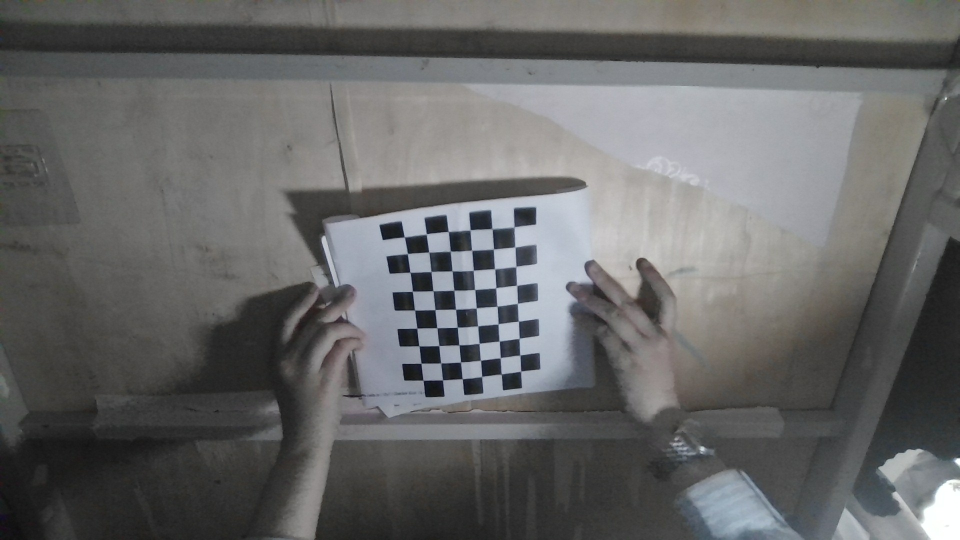
#> input picture opencv 物体位姿解算与solvePnP实战/calibration_images/WIN_20260523_20_13_46_Pro.jpg, 1920 x 1080 px, given in place of the camera (shown at 1/2 size)
$ python 'opencv 物体位姿解算与solvePnP实战.py'
#> lines starting #> are read from the running program, lines starting #| are printed output that depends on the picture; after the words box and inside, x2 and y2 are one past the last pixel; in counts of white or black regions, pixels touching at a corner belong together
import cv2
import numpy as np

# ================== 1. 参数配置 ==================
# 你画的/打印的矩形的真实物理尺寸（单位：毫米）
RECT_WIDTH = 100.0
RECT_HEIGHT = 50.0

# 相机内参矩阵 (1920x1080 分辨率)
camera_matrix = np.array([
    [1366.42,       0.0,  952.87],
    [      0.0, 1391.09,  538.14],
    [      0.0,       0.0,      1.0]
], dtype=np.float32)

# 假设无畸变
dist_coeffs = np.zeros((4, 1), dtype=np.float32)

# ================== 2. 构建 objectPoints (3D) ==================
# 按照文档提示，以矩形面中心为原点 (0,0,0)，Z轴垂直纸面
# 顺序必须严格为：左上, 右上, 右下, 左下
object_points = np.array([
    [-RECT_WIDTH / 2, -RECT_HEIGHT / 2, 0.0],
    [ RECT_WIDTH / 2, -RECT_HEIGHT / 2, 0.0],
    [ RECT_WIDTH / 2,  RECT_HEIGHT / 2, 0.0],
    [-RECT_WIDTH / 2,  RECT_HEIGHT / 2, 0.0]
], dtype=np.float32)

# 定义要画出的 3D 坐标轴上的点（分别代表 原点, X轴端点, Y轴端点, Z轴端点）
# Z轴使用负值，是为了让蓝色的Z轴“戳出”纸面（OpenCV遵循右手坐标系，Z正方向默认指向屏幕内）
axis_length = 50.0 # 坐标轴画多长 (mm)
axis_points = np.array([
    [0.0, 0.0, 0.0],
    [axis_length, 0.0, 0.0],
    [0.0, axis_length, 0.0],
    [0.0, 0.0, -axis_length]
], dtype=np.float32)

# ================== 辅助函数：角点排序 ==================
def order_points(pts):
    """将找到的4个点按照 左上, 右上, 右下, 左下 的顺序排列"""
    rect = np.zeros((4, 2), dtype="float32")
    s = pts.sum(axis=1)
    rect[0] = pts[np.argmin(s)] # 左上：x+y 最小
    rect[2] = pts[np.argmax(s)] # 右下：x+y 最大

    diff = np.diff(pts, axis=1)
    rect[1] = pts[np.argmin(diff)] # 右上：y-x 最小
    rect[3] = pts[np.argmax(diff)] # 左下：y-x 最大
    return rect

# ================== 3. 实时视频流处理 ==================
cap = cv2.VideoCapture(0) # 打开默认摄像头
# 尝试设置分辨率与内参匹配
cap.set(cv2.CAP_PROP_FRAME_WIDTH, 1920)
cap.set(cv2.CAP_PROP_FRAME_HEIGHT, 1080)

print("按 'q' 键退出程序")

while True:
    ret, frame = cap.read()
#> frame is the input picture: shape (1080, 1920, 3); mean B, G, R 102.6, 102.6, 102.2
    if not ret:
        break

    # --- 图像预处理，寻找黑框 ---
    gray = cv2.cvtColor(frame, cv2.COLOR_BGR2GRAY)
    # 高斯滤波去噪
    blurred = cv2.GaussianBlur(gray, (5, 5), 0)
    # 二值化（提取黑色部分）你可以根据光线调整 100 这个阈值
    _, thresh = cv2.threshold(blurred, 100, 255, cv2.THRESH_BINARY_INV)
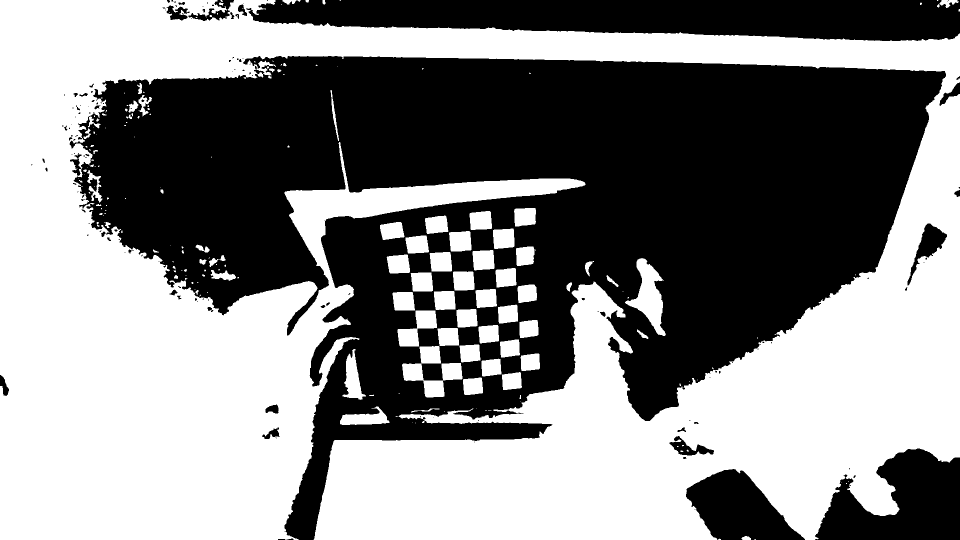
#> thresh: shape (1080, 1920) (shown at 1/2 size); 52.1% white; 138 black regions (88 under 20 px)

    # 寻找轮廓
    contours, _ = cv2.findContours(thresh, cv2.RETR_EXTERNAL, cv2.CHAIN_APPROX_SIMPLE)
#> contours = 187 contours, 120 with area under 20; largest, box (x1, y1, x2, y2) and area: (0, 0, 1920, 1080) 1014866, (1250, 516, 1332, 672) 5163, (804, 692, 925, 795) 5014, (795, 621, 874, 693) 2702, (685, 698, 732, 800) 2088

    for cnt in contours:
        # 面积过滤，太小的噪点不要
        if cv2.contourArea(cnt) < 2000:
            continue

        # 多边形拟合
        epsilon = 0.02 * cv2.arcLength(cnt, True)
        approx = cv2.approxPolyDP(cnt, epsilon, True)

        # 如果拟合出来是4个点，我们就认为找到了矩形
        if len(approx) == 4:
            # 拿到 2D 像素坐标 (imagePoints)
            pts = approx.reshape(4, 2)
            # 排序：严格对应 objectPoints 的顺序
            image_points = order_points(pts)

            # --- 核心：solvePnP 位姿解算 ---
            success, rvec, tvec = cv2.solvePnP(
                object_points,
                image_points,
                camera_matrix,
                dist_coeffs,
                flags=cv2.SOLVEPNP_ITERATIVE
            )

            if success:
                # --- 投影：projectPoints 画三维坐标轴 ---
                projected_axis_points, _ = cv2.projectPoints(
                    axis_points, rvec, tvec, camera_matrix, dist_coeffs
                )

                # 转换数据格式以适应画线函数
                p = np.int32(projected_axis_points).reshape(-1, 2)
                origin = tuple(p[0])

                # 画出矩形边框（可选，用于确认检测正常）
                cv2.polylines(frame, [np.int32(image_points)], True, (0, 255, 255), 2)

                # 画 XYZ 三维坐标轴 (粗细为3)
                # X轴 - 红色 (BGR: 0, 0, 255)
                cv2.line(frame, origin, tuple(p[1]), (0, 0, 255), 3)
                # Y轴 - 绿色 (BGR: 0, 255, 0)
                cv2.line(frame, origin, tuple(p[2]), (0, 255, 0), 3)
                # Z轴 - 蓝色 (BGR: 255, 0, 0)
                cv2.line(frame, origin, tuple(p[3]), (255, 0, 0), 3)

                # 给原点画个小圆圈
                cv2.circle(frame, origin, 5, (255, 255, 255), -1)
#> this loop made 187 passes
#> cnt on passes 1, 4, 5: [[1509, 1078], [1509, 1079], [1511, 1079], [1510, 1078]], [[1692, 966], [1692, 967], [1693, 967], [1693, 966]], [[1683, 964]]

    # 显示画面
    cv2.imshow('solvePnP 3D Pose', frame)

    if cv2.waitKey(1) & 0xFF == ord('q'):
#> (key q is pressed here)
        break

cap.release()
cv2.destroyAllWindows()

$ run again, on opencv 物体位姿解算与solvePnP实战/calibration_images/WIN_20260523_20_13_49_Pro.jpg
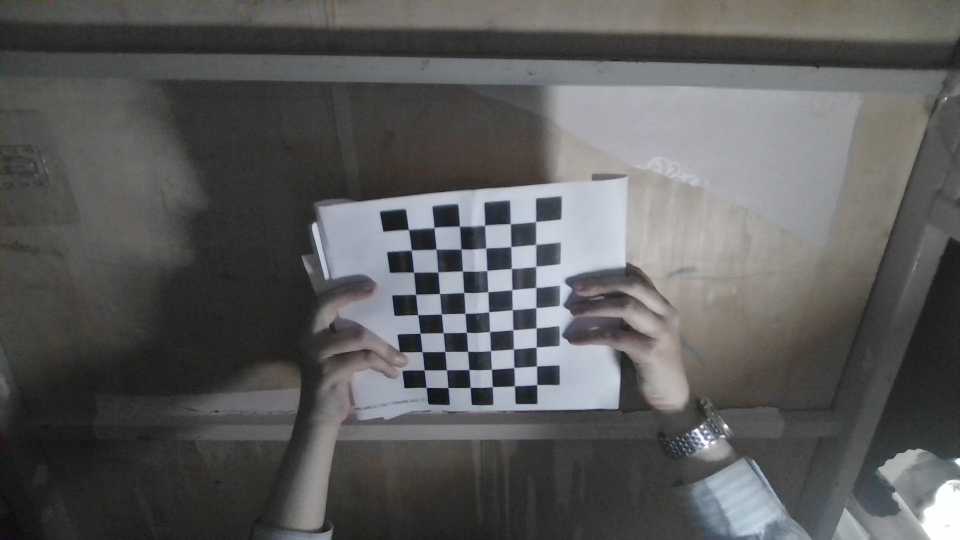
#> input picture opencv 物体位姿解算与solvePnP实战/calibration_images/WIN_20260523_20_13_49_Pro.jpg, 1920 x 1080 px, given in place of the camera (shown at 1/2 size)
#> frame is the input picture: shape (1080, 1920, 3); mean B, G, R 91, 90.9, 90.9
#> `_, thresh = cv2.threshold(blurred, 100, 255, cv2.THRESH_BINARY_INV)`:
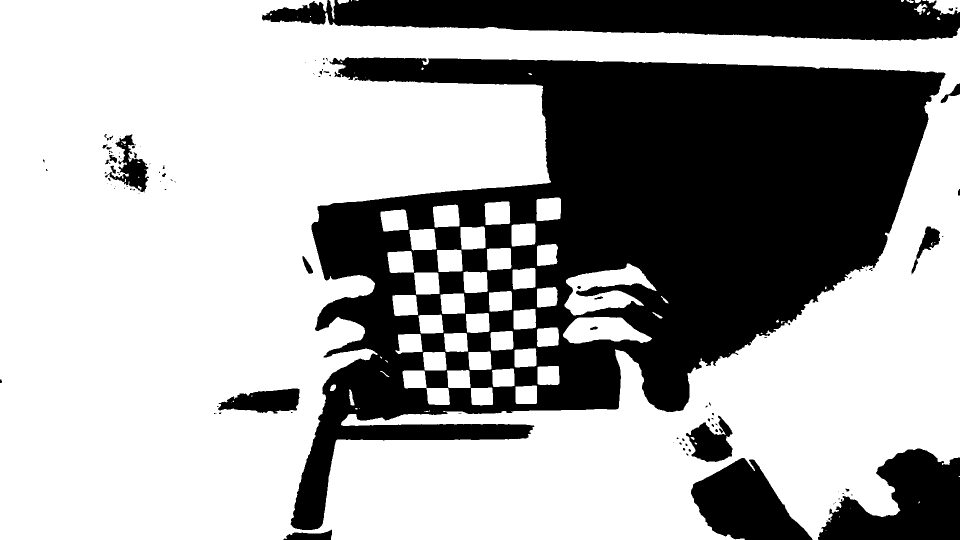
#> thresh: shape (1080, 1920) (shown at 1/2 size); 65.2% white; 110 black regions (77 under 20 px)
#> contours = 23 contours, 14 with area under 20; largest, box (x1, y1, x2, y2) and area: (0, 0, 1920, 1080) 1926168, (1854, 0, 1920, 30) 1216, (1828, 7, 1855, 30) 201, (658, 0, 670, 39) 159, (675, 0, 698, 9) 112
#> the loop `for cnt in contours:` made 23 passes
#> (epsilon, pts, s in order_points, diff in order_points, image_points, success, rvec) on pass 23: (147.2, [[0, 0], [0, 1079], [1919, 914], [1919, 55]], [0, 1079, 2833, 1974], [0, 1079, -1005, -1864], [[0, 0], [1919, 55], [1919, 914], [0, 1079]], True, [-0.00366, -0.143, -0.0247])
#> after the loop `for cnt in contours:`:
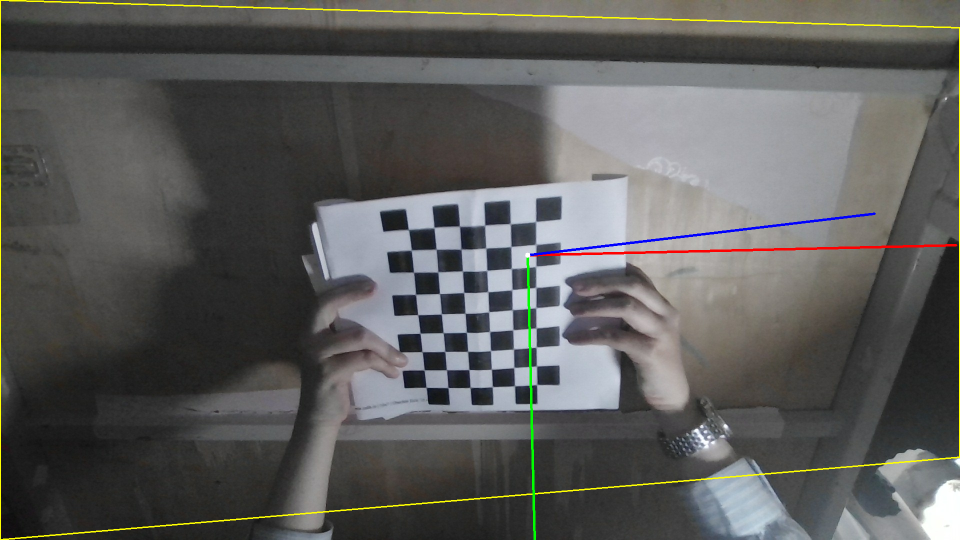
#> frame: shape (1080, 1920, 3) (shown at 1/2 size); 1.25% of pixels changed, all inside (x1, y1, x2, y2) = (0, 0, 1920, 1080)

$ run again, on opencv 物体位姿解算与solvePnP实战/calibration_images/WIN_20260523_20_13_52_Pro.jpg
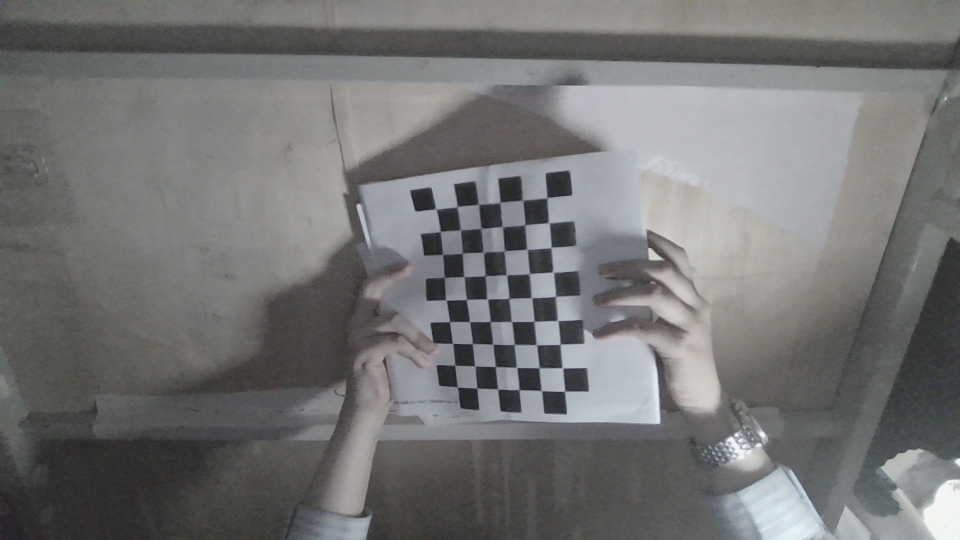
#> input picture opencv 物体位姿解算与solvePnP实战/calibration_images/WIN_20260523_20_13_52_Pro.jpg, 1920 x 1080 px, given in place of the camera (shown at 1/2 size)
#> frame is the input picture: shape (1080, 1920, 3); mean B, G, R 115, 115.6, 115.2
#> `_, thresh = cv2.threshold(blurred, 100, 255, cv2.THRESH_BINARY_INV)`:
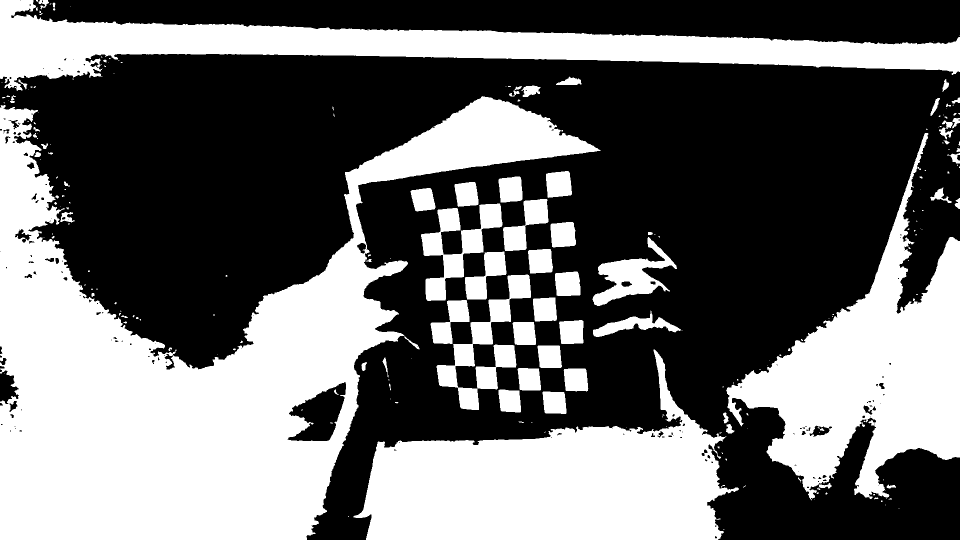
#> thresh: shape (1080, 1920) (shown at 1/2 size); 42.3% white; 223 white regions (146 under 20 px)
#> contours = 217 contours, 154 with area under 20; largest, box (x1, y1, x2, y2) and area: (0, 192, 1201, 1080) 397998, (707, 699, 1478, 1080) 148370, (1452, 266, 1920, 1001) 130032, (0, 0, 1920, 182) 116176, (873, 549, 1062, 820) 13706
#> the loop `for cnt in contours:` made 217 passes
#> (epsilon, pts, image_points, rvec, tvec, p) on passes 67, 89: (3.66, [[1165, 641], [1119, 643], [1123, 687], [1166, 685]], [[1119, 643], [1165, 641], [1166, 685], [1123, 687]], [-0.111, -0.895, 0.00139], [222, 143.7, 1588.8], [[1143, 663], [1165, 662], [1146, 707], [1181, 662]]), (3.75, [[1154, 543], [1110, 547], [1113, 590], [1160, 589]], [[1110, 547], [1154, 543], [1160, 589], [1113, 590]], [0.053, 1.16, -0.0947], [205.7, 32.59, 1555.7], [[1133, 567], [1156, 565], [1138, 611], [1095, 571]])
#> after the loop `for cnt in contours:`:
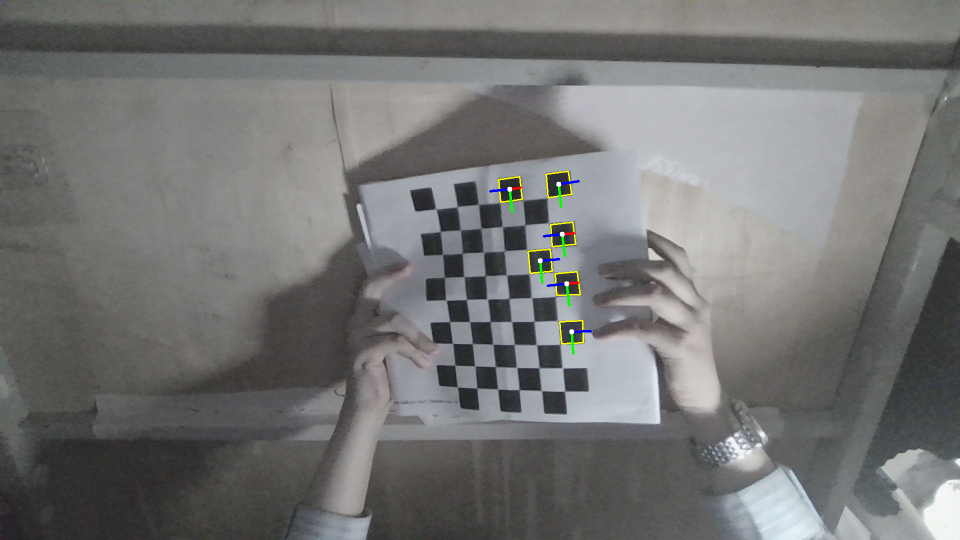
#> frame: shape (1080, 1920, 3) (shown at 1/2 size); 0.29% of pixels changed, all inside (x1, y1, x2, y2) = (978, 341, 1184, 710)
